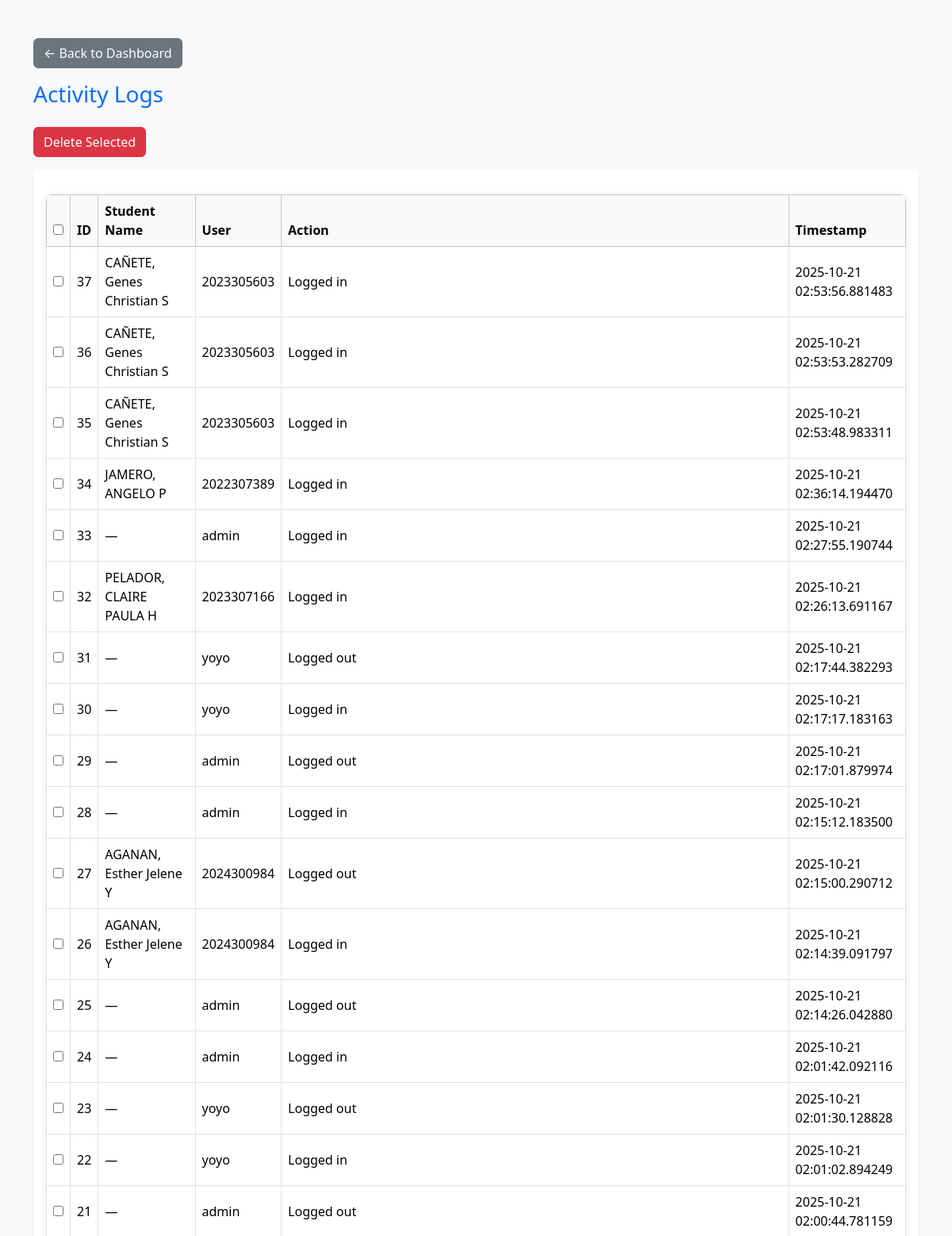
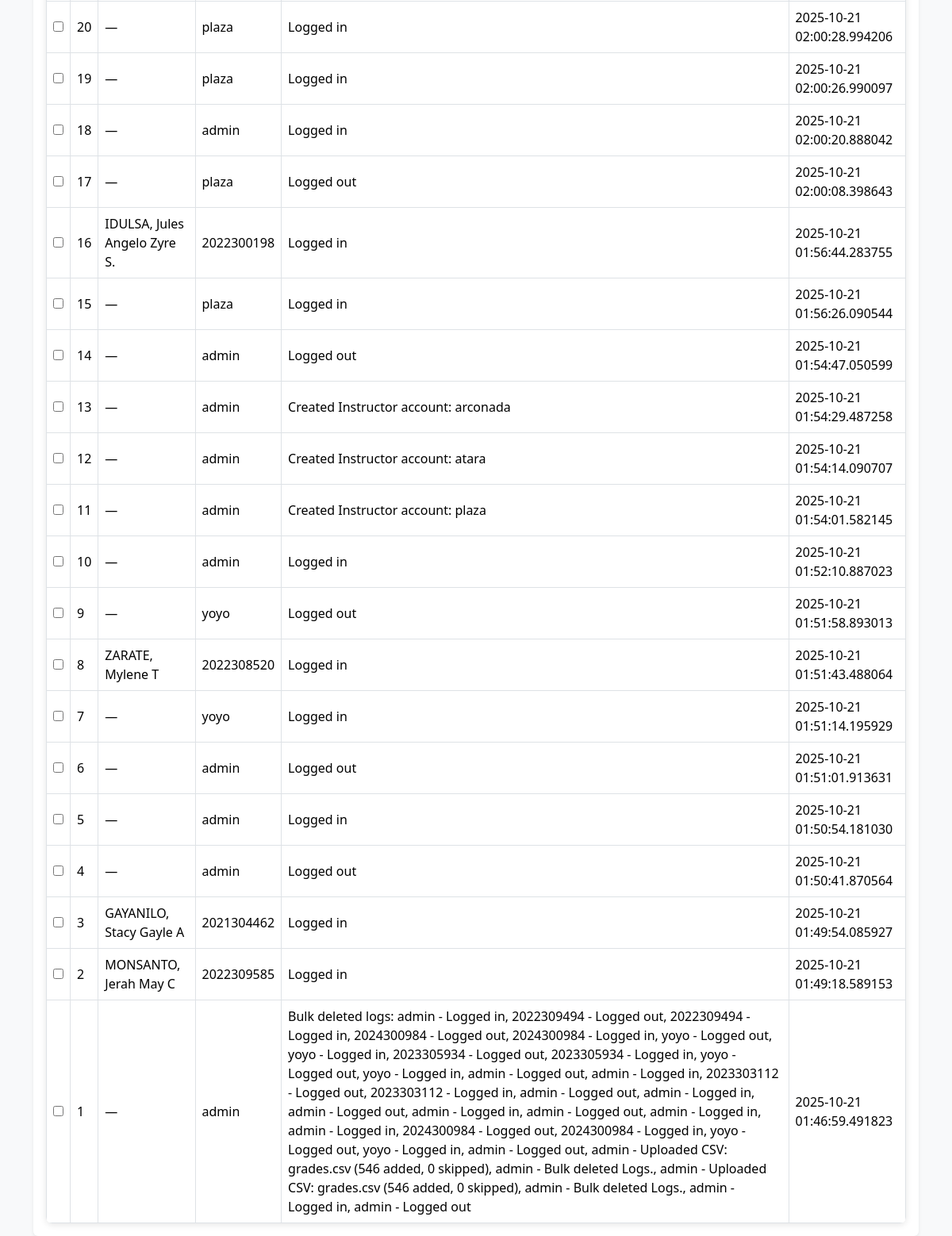
The app's page /view_logs (signed in) with its own data (2 pictures, top to bottom).
### app.py (models this page shows)
class Student(db.Model):
    id = db.Column(db.Integer, primary_key=True)
    student_id = db.Column(db.String(20), nullable=False)
    name = db.Column(db.String(100), nullable=False)
    subject = db.Column(db.String(50))
    grade = db.Column(db.String(10))
    remarks = db.Column(db.String(200))

class Log(db.Model):
    id = db.Column(db.Integer, primary_key=True)
    user = db.Column(db.String(100))
    action = db.Column(db.String(255))
    timestamp = db.Column(db.DateTime, default=datetime.utcnow)

### app.py (the view)
@app.route('/view_logs')
@login_required(role='Admin')
def view_logs():
    logs = Log.query.order_by(Log.timestamp.desc()).all()
    logs_with_student_name = []
    for log in logs:
        student = Student.query.filter_by(student_id=log.user).first()
        student_name = student.name if student else None
        logs_with_student_name.append({
            'id': log.id,
            'student_name': student_name,
            'user': log.user,
            'action': log.action,
            'timestamp': log.timestamp
        })
    return render_template('logs.html', logs=logs_with_student_name)

### app.py (called while the page is built)
def login_required(role=None):
    def decorator(f):
        @wraps(f)
        def decorated_function(*args, **kwargs):
            if 'user_id' not in session:
                flash("Please log in first.", "danger")
                return redirect(url_for('login'))
            if role and session.get('role') not in (role if isinstance(role, list) else [role]):
                flash("Access denied.", "danger")
                return redirect(url_for('login'))
            return f(*args, **kwargs)
        return decorated_function
    return decorator

### templates/logs.html (shortened to what this page needs)
<!DOCTYPE html>
<html lang="en">
<head>
<link href="https://cdn.jsdelivr.net/npm/bootstrap@5.3.3/dist/css/bootstrap.min.css" rel="stylesheet">
<link rel="stylesheet" href="{{ url_for('static', filename='css/style.css') }}">
</head>
<body class="bg-light">
<div class="container mt-5">
    <div class="mb-3">
        <a href="{{ url_for('dashboard_admin') }}" class="btn btn-secondary">
            ← Back to Dashboard
        </a>
    </div>
    <h3 class="text-primary mb-4">Activity Logs</h3>
    <div class="mb-3 d-flex gap-2">
        <button type="button" class="btn btn-danger" id="delete-selected" data-bs-toggle="modal" data-bs-target="#confirmDeleteModal">
            Delete Selected
        </button>
    </div>
    <form method="POST" action="{{ url_for('bulk_delete_logs') }}" id="bulk-delete-form">
        <div class="table-responsive shadow-sm bg-white p-3 rounded">
            <table class="table table-bordered table-hover align-middle mb-0">
                <thead class="table-light">
                    <tr>
                        <th><input type="checkbox" id="select-all"></th>
                        <th>ID</th>
                        <th>Student Name</th>
                        <th>User</th>
                        <th>Action</th>
                        <th>Timestamp</th>
                    </tr>
                </thead>
                <tbody>
                    {% for log in logs %}
                    <tr>
                        <td><input type="checkbox" name="log_ids" value="{{ log.id }}"></td>
                        <td>{{ log.id }}</td>
                        <td>{{ log.student_name or '—' }}</td>
                        <td>{{ log.user or '—' }}</td>
                        <td>{{ log.action }}</td>
                        <td>{{ log.timestamp }}</td>
                    </tr>
                    {% else %}
                    <tr>
                        <td colspan="6" class="text-center">No logs found.</td>
                    </tr>
                    {% endfor %}
                </tbody>
            </table>
        </div>
    </form>
</div>
</body>
</html>

### static/css/style.css (style rules this page uses)
#delete-selected { transition: background-color 0.3s, transform 0.2s; }
.table { border-radius: 8px; overflow: hidden; box-shadow: 0 2px 8px rgba(0,0,0,0.1); }
.table { margin-top: 15px; }

### records on screen
Student: name "CAÑETE, Genes Christian S" "CAÑETE, Genes Christian S" "CAÑETE, Genes Christian S"
Log: user "2023305603", action "Logged in", timestamp "2025-10-21 02:53:56.881483"
Log: user "2023305603", action "Logged in", timestamp "2025-10-21 02:53:53.282709"
Log: user "2023305603", action "Logged in", timestamp "2025-10-21 02:53:48.983311"
Student: name "JAMERO, ANGELO P"
Log: user "2022307389", action "Logged in", timestamp "2025-10-21 02:36:14.194470"
Log: id "33", student_name "—", user "admin", action "Logged in", timestamp "2025-10-21 02:27:55.190744"
Student: name "PELADOR, CLAIRE PAULA H"
Log: user "2023307166", action "Logged in", timestamp "2025-10-21 02:26:13.691167"
Log: id "31", student_name "—", user "yoyo", action "Logged out", timestamp "2025-10-21 02:17:44.382293"
Log: id "30", student_name "—", user "yoyo", action "Logged in", timestamp "2025-10-21 02:17:17.183163"
Log: id "29", student_name "—", user "admin", action "Logged out", timestamp "2025-10-21 02:17:01.879974"
Log: id "28", student_name "—", user "admin", action "Logged in", timestamp "2025-10-21 02:15:12.183500"
Student: name "AGANAN, Esther Jelene Y" "AGANAN, Esther Jelene Y"
Log: user "2024300984", action "Logged out", timestamp "2025-10-21 02:15:00.290712"
Log: user "2024300984", action "Logged in", timestamp "2025-10-21 02:14:39.091797"
Log: id "25", student_name "—", user "admin", action "Logged out", timestamp "2025-10-21 02:14:26.042880"
Log: id "24", student_name "—", user "admin", action "Logged in", timestamp "2025-10-21 02:01:42.092116"
Log: id "23", student_name "—", user "yoyo", action "Logged out", timestamp "2025-10-21 02:01:30.128828"
Log: id "22", student_name "—", user "yoyo", action "Logged in", timestamp "2025-10-21 02:01:02.894249"
Log: id "21", student_name "—", user "admin", action "Logged out", timestamp "2025-10-21 02:00:44.781159"
Log: id "20", student_name "—", user "plaza", action "Logged in", timestamp "2025-10-21 02:00:28.994206"
Log: id "19", student_name "—", user "plaza", action "Logged in", timestamp "2025-10-21 02:00:26.990097"
Log: id "18", student_name "—", user "admin", action "Logged in", timestamp "2025-10-21 02:00:20.888042"
Log: id "17", student_name "—", user "plaza", action "Logged out", timestamp "2025-10-21 02:00:08.398643"
Student: name "IDULSA, Jules Angelo Zyre S."
Log: user "2022300198", action "Logged in", timestamp "2025-10-21 01:56:44.283755"
Log: id "15", student_name "—", user "plaza", action "Logged in", timestamp "2025-10-21 01:56:26.090544"
Log: id "14", student_name "—", user "admin", action "Logged out", timestamp "2025-10-21 01:54:47.050599"
Log: id "13", student_name "—", user "admin", action "Created Instructor account: arconada", timestamp "2025-10-21 01:54:29.487258"
Log: id "12", student_name "—", user "admin", action "Created Instructor account: atara", timestamp "2025-10-21 01:54:14.090707"
Log: id "11", student_name "—", user "admin", action "Created Instructor account: plaza", timestamp "2025-10-21 01:54:01.582145"
Log: id "10", student_name "—", user "admin", action "Logged in", timestamp "2025-10-21 01:52:10.887023"
Log: id "9", student_name "—", user "yoyo", action "Logged out", timestamp "2025-10-21 01:51:58.893013"
Student: name "ZARATE, Mylene T"
Log: user "2022308520", action "Logged in", timestamp "2025-10-21 01:51:43.488064"
Log: id "7", student_name "—", user "yoyo", action "Logged in", timestamp "2025-10-21 01:51:14.195929"
Log: id "6", student_name "—", user "admin", action "Logged out", timestamp "2025-10-21 01:51:01.913631"
Log: id "5", student_name "—", user "admin", action "Logged in", timestamp "2025-10-21 01:50:54.181030"
Log: id "4", student_name "—", user "admin", action "Logged out", timestamp "2025-10-21 01:50:41.870564"
Student: name "GAYANILO, Stacy Gayle A"
Log: user "2021304462", action "Logged in", timestamp "2025-10-21 01:49:54.085927"
Student: name "MONSANTO, Jerah May C"
Log: user "2022309585", action "Logged in", timestamp "2025-10-21 01:49:18.589153"
Log: id "1", student_name "—", user "admin", action "Bulk deleted logs: admin - Logged in, 2022309494 - Logged out, 2022309494 - Logged in, 2024300984 - Logged out, 2024300984 - Logged in, yoyo - Logged out, yoyo - Logged in, 2023305934 - Logged out, 2023305934 - Logged in, yoyo - Logged out, yoyo - Logged in, admin - Logged out, admin - Logged in, 2023303112 - Logged out, 2023303112 - Logged in, admin - Logged out, admin - Logged in, admin - Logged out, admin - Logged in, admin - Logged out, admin - Logged in, admin - Logged in, 2024300984 - Logged out, 2024300984 - Logged in, yoyo - Logged out, yoyo - Logged in, admin - Logged out, admin - Uploaded CSV: grades.csv (546 added, 0 skipped), admin - Bulk deleted Logs., admin - Uploaded CSV:…", timestamp "2025-10-21 01:46:59.491823"

### other values on screen
{{ log.id }} "37" "36" "35" "34" "32" "27" "26" "16" "8" "3" "2"
